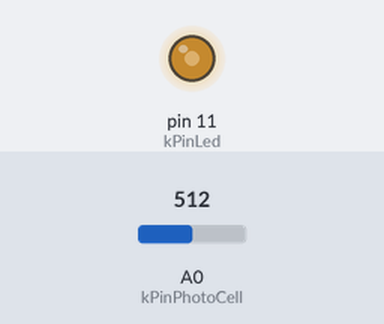
Bench run of a sketch on a simulated Arduino Uno, built with avr-gcc and run on an emulated ATmega328P. Parts: output pins drawn as LEDs (lit = HIGH). Inputs (shaded band) come from the test bench; at power-on: A0 (kPinPhotoCell) = 512.

Above: at 1.2 s.
1.3 s: A0 (kPinPhotoCell) set to 716
At 2.2 s:
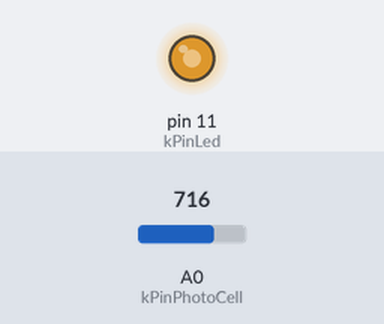
2.8 s: A0 (kPinPhotoCell) set to 900
At 3.3 s:
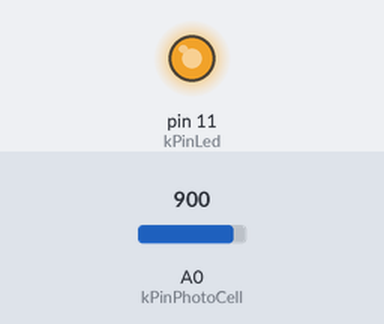
4.3 s: A0 (kPinPhotoCell) set to 122
At 5.5 s:
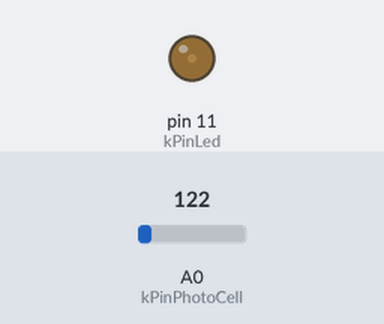
5.8 s: A0 (kPinPhotoCell) set to 0
At 6.8 s:
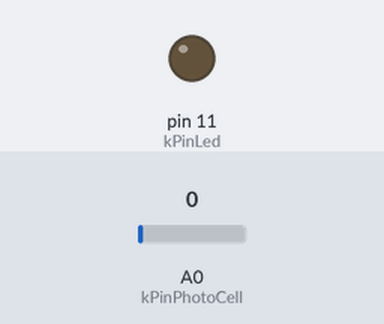
7.3 s: A0 (kPinPhotoCell) set to 511
At 8.0 s:
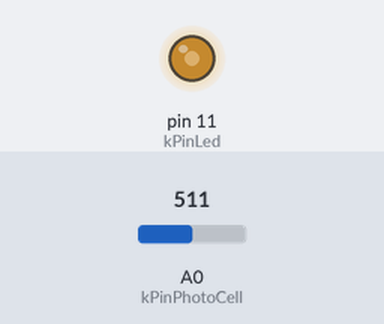
Timing chart, 0 to 9.8 s (numbered marks = the images above; inputs shaded):
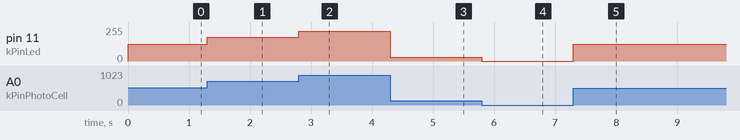

Measured:
- after the input at 1.3 s, pin 11 (kPinLed): 127/255 → 178/255 at once
- after the input at 2.8 s, pin 11 (kPinLed): 178/255 → 224/255 at once
- after the input at 4.3 s, pin 11 (kPinLed): 224/255 → 30/255 at once
- after the input at 5.8 s, pin 11 (kPinLed): 30/255 → 0/255 at once
- after the input at 7.3 s, pin 11 (kPinLed): 0/255 → 127/255 at once

The sketch:

7_1_sketch.ino
```cpp
const int kPinPhotoCell = A0;
const int kPinLed = 11;

void setup()
{
  pinMode(11, OUTPUT);
}

void loop()
{
  int photoValue = analogRead(kPinPhotoCell);
  int ledValue = map(photoValue, 0, 1023, 0, 255);
  analogWrite(kPinLed, ledValue);
}
```
